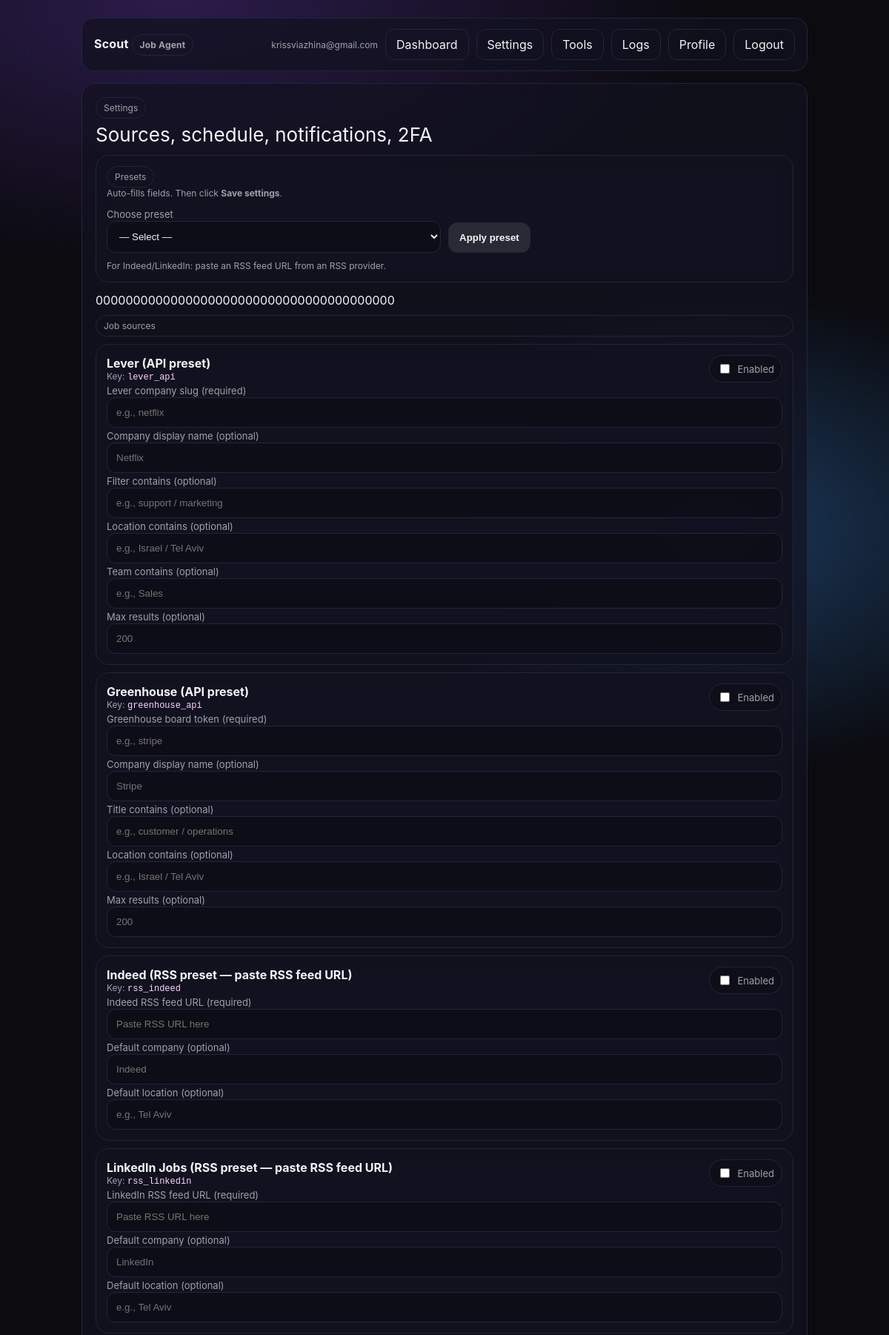
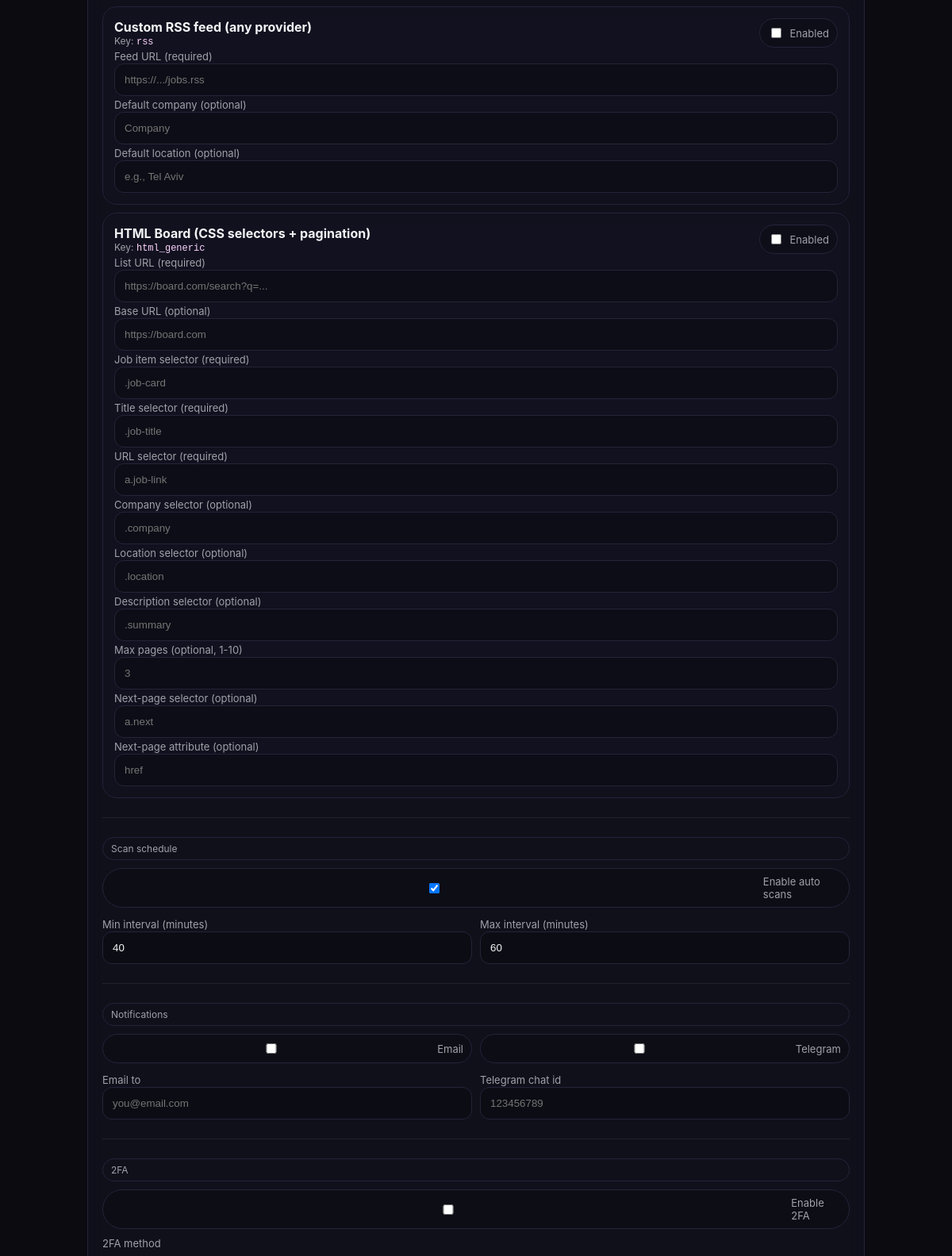
The app's page /settings (signed in, upper part) with its own data (2 pictures, top to bottom).
### tables this page shows
CREATE TABLE users (
            id INTEGER PRIMARY KEY AUTOINCREMENT,
            email TEXT UNIQUE NOT NULL,
            password_hash TEXT NOT NULL,
            created_at TEXT DEFAULT CURRENT_TIMESTAMP
        , twofa_method TEXT DEFAULT 'email', twofa_enabled INTEGER NOT NULL DEFAULT 0);

CREATE TABLE user_sources (
            user_id INTEGER NOT NULL,
            source_key TEXT NOT NULL,
            is_enabled INTEGER NOT NULL DEFAULT 0,
            config_json TEXT DEFAULT '{}',
            PRIMARY KEY (user_id, source_key),
            FOREIGN KEY(user_id) REFERENCES users(id) ON DELETE CASCADE
        );

### app.py (the view, shortened to what this page needs)
@app.route("/settings", methods=["GET", "POST"])
@login_required
def settings():
    user = get_current_user()
    ensure_default_settings(user["id"])
    conn = get_conn()
    src_rows = conn.execute(
        "SELECT source_key, is_enabled, config_json FROM user_sources WHERE user_id=?",
        (user["id"],),
    ).fetchall()
    src_map = {r["source_key"]: dict(r) for r in src_rows}
    notif = conn.execute("SELECT * FROM notifications WHERE user_id=?", (user["id"],)).fetchone()
    notif = dict(notif) if notif else {}
    scans = conn.execute("SELECT * FROM scans WHERE user_id=?", (user["id"],)).fetchone()
    scans = dict(scans) if scans else {}
    u = conn.execute("SELECT twofa_enabled, twofa_method FROM users WHERE id=?", (user["id"],)).fetchone()
    twofa = dict(u) if u else {"twofa_enabled": 0, "twofa_method": "email"}
    conn.close()
    return render_template(
        "settings.html",
        user=user,
        sources=SOURCES,
        src_map=src_map,
        notif=notif,
        scans=scans,
        twofa=twofa,
        phone=(get_profile(user["id"]) or {}).get("phone"),
        presets=_presets_for_ui(),
    )

### app.py (called while the page is built, shortened)
def login_required(view):
    @wraps(view)
    def wrapped(*args, **kwargs):
        if "user_id" not in session:
            return redirect(url_for("login"))
        return view(*args, **kwargs)
    return wrapped

def get_current_user():
    if "user_id" not in session:
        return None
    conn = get_conn()
    user = conn.execute("SELECT id, email FROM users WHERE id=?", (session["user_id"],)).fetchone()
    conn.close()
    return user

def get_profile(user_id: int):
    conn = get_conn()
    row = conn.execute("SELECT * FROM profiles WHERE user_id=?", (user_id,)).fetchone()
    conn.close()
    if not row:
        return None

def _presets_for_ui():
    return [
        {"name": "Indeed (RSS) — paste RSS URL", "target_source": "rss_indeed",
         "fields": {"feed_url": "", "default_company": "Indeed", "default_location": "Tel Aviv"}},
        {"name": "LinkedIn Jobs (RSS) — paste RSS URL", "target_source": "rss_linkedin",
         "fields": {"feed_url": "", "default_company": "LinkedIn", "default_location": "Tel Aviv"}},
        {"name": "Custom RSS — blank", "target_source": "rss",
         "fields": {"feed_url": "", "default_company": "", "default_location": ""}},
    ]

### db.py (called while the page is built)
def get_conn():
    conn = sqlite3.connect(DB_PATH)
    conn.row_factory = sqlite3.Row
    return conn

### templates/settings.html (shortened to what this page needs)
{% extends "base.html" %}
{% block content %}
  <div class="card" style="margin-top:16px;">
    <div class="badge">Settings</div>
    <div class="h1" style="font-size:26px;">Sources, schedule, notifications, 2FA</div>
    <div class="card" style="padding:14px; margin-top:12px;">
      <div class="badge">Presets</div>
      <div class="small">Auto-fills fields. Then click <b>Save settings</b>.</div>
      <div class="row" style="margin-top:10px;">
        <div>
          <label>Choose preset</label>
          <select id="presetSelect">
            <option value="">— Select —</option>
          </select>
        </div>
        <div style="display:flex; align-items:flex-end; gap:10px;">
          <button type="button" id="applyPresetBtn">Apply preset</button>
        </div>
      </div>
      <div class="small" style="margin-top:10px;">
        For Indeed/LinkedIn: paste an RSS feed URL from an RSS provider.
      </div>
    </div>
    <form class="form" method="post" style="margin-top:14px;">
      {{ csrf_token() }}
      <div class="badge">Job sources</div>
      {% for key, s in sources.items() %}
        {% set enabled = (src_map.get(key, {}).get("is_enabled", 0) == 1) %}
        <div class="card" style="padding:14px;">
          <div style="display:flex; justify-content:space-between; align-items:center; gap:10px;">
            <div>
              <b>{{ s["label"] }}</b>
              <div class="small">Key: <code>{{ key }}</code></div>
            </div>
            <label class="pill">
              <input type="checkbox" name="sources" value="{{ key }}" {% if enabled %}checked{% endif %} />
              Enabled
            </label>
          </div>
          {% for f in s.get("config_fields", []) %}
            <label style="margin-top:10px;">{{ f["label"] }}</label>
            <input
              id="cfg_{{ key }}_{{ f['key'] }}"
              name="cfg_{{ key }}_{{ f['key'] }}"
              placeholder="{{ f.get('placeholder','') }}"
            />
          {% endfor %}
        </div>
      {% endfor %}
      <hr />
      <div class="badge">Scan schedule</div>
      <label class="pill">
        <input type="checkbox" name="scans_enabled" {% if scans.get("is_enabled",1)==1 %}checked{% endif %} />
        Enable auto scans
      </label>
      <div class="row">
        <div>
          <label>Min interval (minutes)</label>
          <input name="min_interval" type="number" value="{{ scans.get('min_interval_minutes',40) }}" />
        </div>
        <div>
          <label>Max interval (minutes)</label>
          <input name="max_interval" type="number" value="{{ scans.get('max_interval_minutes',60) }}" />
        </div>
      </div>
      <hr />
      <div class="badge">Notifications</div>
      <div class="row">
        <label class="pill">
          <input type="checkbox" name="notify_email" {% if notif.get("notify_email",0)==1 %}checked{% endif %} />
          Email
        </label>
        <label class="pill">
          <input type="checkbox" name="notify_telegram" {% if notif.get("notify_telegram",0)==1 %}checked{% endif %} />
          Telegram
        </label>
      </div>
      <div class="row">
        <div>
          <label>Email to</label>
          <input name="email_to" value="{{ notif.get('email_to') or '' }}" placeholder="you@email.com" />
        </div>
        <div>
          <label>Telegram chat id</label>
          <input name="telegram_chat_id" value="{{ notif.get('telegram_chat_id') or '' }}" placeholder="123456789" />
        </div>
      </div>
      <hr />
      <div class="badge">2FA</div>
      <label class="pill">
        <input type="checkbox" name="twofa_enabled" {% if twofa.get("twofa_enabled",0)==1 %}checked{% endif %} />
        Enable 2FA
      </label>
      <label>2FA method</label>
    </form>
  </div>
{% endblock %}

### templates/base.html (shortened to what this page needs)
<!doctype html>
<html lang="en">
<head>
</head>
<body>
  <div class="wrap">
    <div class="nav">
      <div class="brand"><a href="{{ url_for('index') }}">Scout</a> <span class="badge">Job Agent</span></div>
      <div style="display:flex; gap:10px; align-items:center;">
        {% if user %}
          <span class="small">{{ user["email"] }}</span>
          <a class="btn" href="{{ url_for('dashboard') }}">Dashboard</a>
          <a class="btn" href="{{ url_for('settings') }}">Settings</a>
          <a class="btn" href="{{ url_for('tools_selectors') }}">Tools</a>
          <a class="btn" href="{{ url_for('logs') }}">Logs</a>
          <a class="btn" href="{{ url_for('profile_redirect') }}">Profile</a>
          <a class="btn" href="{{ url_for('logout') }}">Logout</a>
        {% else %}
          <a class="btn" href="{{ url_for('login') }}">Login</a>
          <a class="btn primary" href="{{ url_for('register') }}">Register</a>
        {% endif %}
      </div>
    </div>
    {% block content %}{% endblock %}
  </div>
</body>
</html>

### templates/base.html (style rules this page uses)
:root { --bg:#0b0b10; --card:#121220; --text:#f3f4f6; --muted:#a1a1aa; --line:#24243a; }
body { margin:0; font-family: ui-sans-serif, -apple-system, system-ui; background: radial-gradient(1200px 600px at 20% 0%, #2b1b4a 0%, transparent 60%), radial-gradient(900px 600px at 80% 20%, #1b3a5c 0%, transparent 55%), var(--bg); color:var(--text); }
a { color: inherit; text-decoration: none; }
.wrap { max-width: 980px; margin: 0 auto; padding: 24px; }
.nav { display:flex; justify-content:space-between; align-items:center; gap:12px; padding: 14px 16px; border:1px solid var(--line); border-radius: 16px; background: rgba(18,18,32,.75); backdrop-filter: blur(10px); }
.brand { font-weight:700; letter-spacing:.2px; }
.nav a.btn { padding:10px 14px; border:1px solid var(--line); border-radius: 12px; }
.card { border:1px solid var(--line); border-radius: 18px; background: rgba(18,18,32,.72); backdrop-filter: blur(10px); padding: 18px; }
.h1 { font-size: 34px; margin: 6px 0 0; }
.badge { display:inline-block; font-size: 12px; padding:6px 10px; border-radius:999px; border:1px solid var(--line); color: var(--muted); }
.form { display:grid; gap: 10px; }
input, textarea, select { width:100%; box-sizing:border-box; padding:12px 12px; border-radius: 12px; border:1px solid var(--line); background: rgba(0,0,0,.25); color: var(--text); outline:none; }
label { font-size: 13px; color: var(--muted); }
button { cursor:pointer; padding:12px 14px; border-radius: 12px; border:1px solid var(--line); background: rgba(255,255,255,.10); color: var(--text); font-weight:600; }
.row { display:grid; grid-template-columns:1fr 1fr; gap:10px; }
.small { font-size: 12px; color: var(--muted); }
code { color: #ffd6ff; }
hr { border:0; border-top:1px solid rgba(255,255,255,.08); margin:14px 0; }
.pill { display:inline-flex; gap:8px; align-items:center; padding:8px 10px; border-radius: 999px; border:1px solid var(--line); background: rgba(0,0,0,.18); }

### records on screen
users: email "krissviazhina@gmail.com"
user_sources: label "Lever (API preset)", source_key "lever_api", label "Lever company slug (required)" "Company display name (optional)" "Filter contains (optional)" "Location contains (optional)" "Team contains (optional)" "Max results (optional)", get "e.g., netflix" "Netflix" "e.g., support / marketing" "e.g., Israel / Tel Aviv" "e.g., Sales" "200"
user_sources: label "Greenhouse (API preset)", source_key "greenhouse_api", label "Greenhouse board token (required)" "Company display name (optional)" "Title contains (optional)" "Location contains (optional)" "Max results (optional)", get "e.g., stripe" "Stripe" "e.g., customer / operations" "e.g., Israel / Tel Aviv" "200"
user_sources: label "Indeed (RSS preset — paste RSS feed URL)", source_key "rss_indeed", label "Indeed RSS feed URL (required)" "Default company (optional)" "Default location (optional)", get "Paste RSS URL here" "Indeed" "e.g., Tel Aviv"
user_sources: label "LinkedIn Jobs (RSS preset — paste RSS feed URL)", source_key "rss_linkedin", label "LinkedIn RSS feed URL (required)" "Default company (optional)" "Default location (optional)", get "Paste RSS URL here" "LinkedIn" "e.g., Tel Aviv"
user_sources: label "Custom RSS feed (any provider)", source_key "rss", label "Feed URL (required)" "Default company (optional)" "Default location (optional)", get "https://.../jobs.rss" "Company" "e.g., Tel Aviv"
user_sources: label "HTML Board (CSS selectors + pagination)", source_key "html_generic", label "List URL (required)" "Base URL (optional)" "Job item selector (required)" "Title selector (required)" "URL selector (required)" "Company selector (optional)" "Location selector (optional)" "Description selector (optional)" "Max pages (optional, 1-10)" "Next-page selector (optional)" "Next-page attribute (optional)", get "https://board.com/search?q=..." "https://board.com" ".job-card" ".job-title" "a.job-link" ".company" ".location" ".summary" "3" "a.next" "href"
